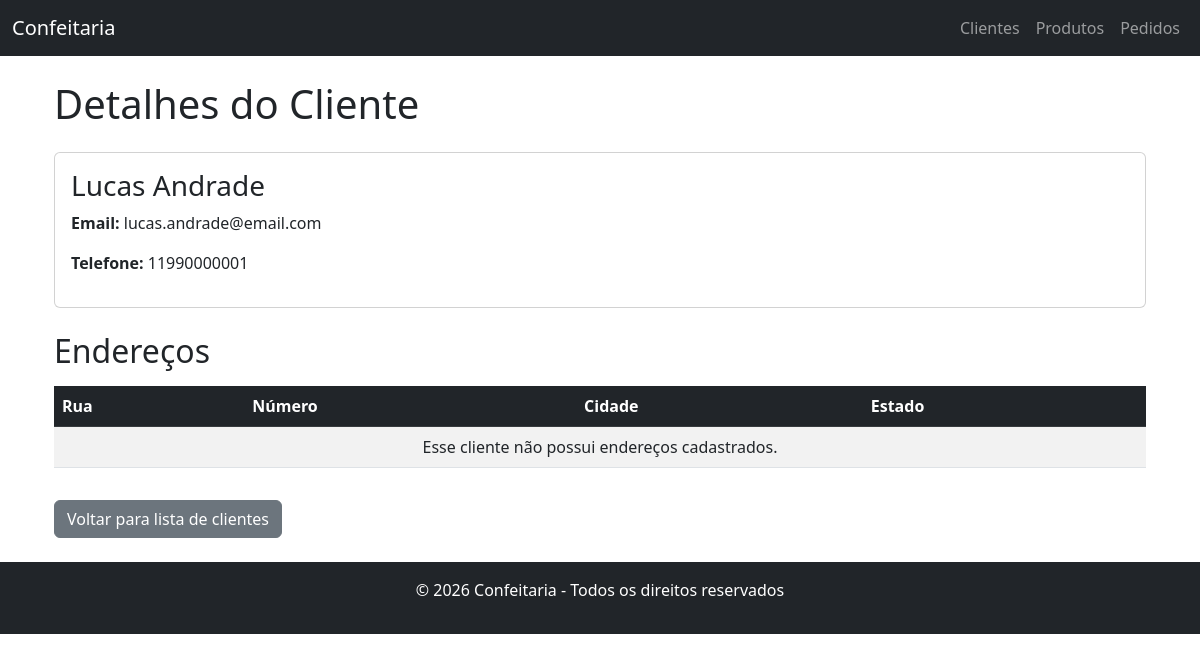
Screenshot of /clientes/2/ with the database file from the repository.
### clientes/models.py (models this page shows, shortened)
class Cliente(models.Model):
    nome = models.CharField(max_length=100)
    cpf = models.CharField(max_length=11, unique=True, blank=True, null=True)
    telefone = models.CharField(max_length=20)
    email = models.EmailField(unique=True)

### clientes/views.py (the view)
# urls.py: path('<int:pk>/', ClienteDetailView.as_view(), name="detalhe_clientes"),
class ClienteDetailView(DetailView):
    model = Cliente
    template_name = 'clientes/detalhe_clientes.html'

### templates/clientes/detalhe_clientes.html
{% extends "base.html" %}
{% block content %}
<div class="container mt-4">
    <h1 class="mb-4">Detalhes do Cliente</h1>
    <div class="card mb-4">
        <div class="card-body">
            <h3 class="card-title">{{ cliente.nome }}</h3>
            <p><strong>Email:</strong> {{ cliente.email }}</p>
            <p><strong>Telefone:</strong> {{ cliente.telefone }}</p>
        </div>
    </div>
    <h2 class="mb-3">Endereços</h2>
    <table class="table table-striped table-hover">
        <thead class="table-dark">
            <tr>
                <th>Rua</th>
                <th>Número</th>
                <th>Cidade</th>
                <th>Estado</th>
            </tr>
        </thead>
        <tbody>
            {% for endereco in enderecos %}
            <tr>
                <td>{{ endereco.rua }}</td>
                <td>{{ endereco.numero }}</td>
                <td>{{ endereco.cidade }}</td>
                <td>{{ endereco.estado }}</td>
            </tr>
            {% empty %}
            <tr>
                <td colspan="4" class="text-center">Esse cliente não possui endereços cadastrados.</td>
            </tr>
            {% endfor %}
        </tbody>
    </table>
    <a href="{% url 'lista_clientes' %}" class="btn btn-secondary mt-3">Voltar para lista de clientes</a>
</div>
{% endblock %}

### rows the page displays
Cliente: nome "Lucas Andrade", email "lucas.andrade@email.com", telefone "11990000001"

### other values shown
{{ year|default:"2026" }} "2026"
